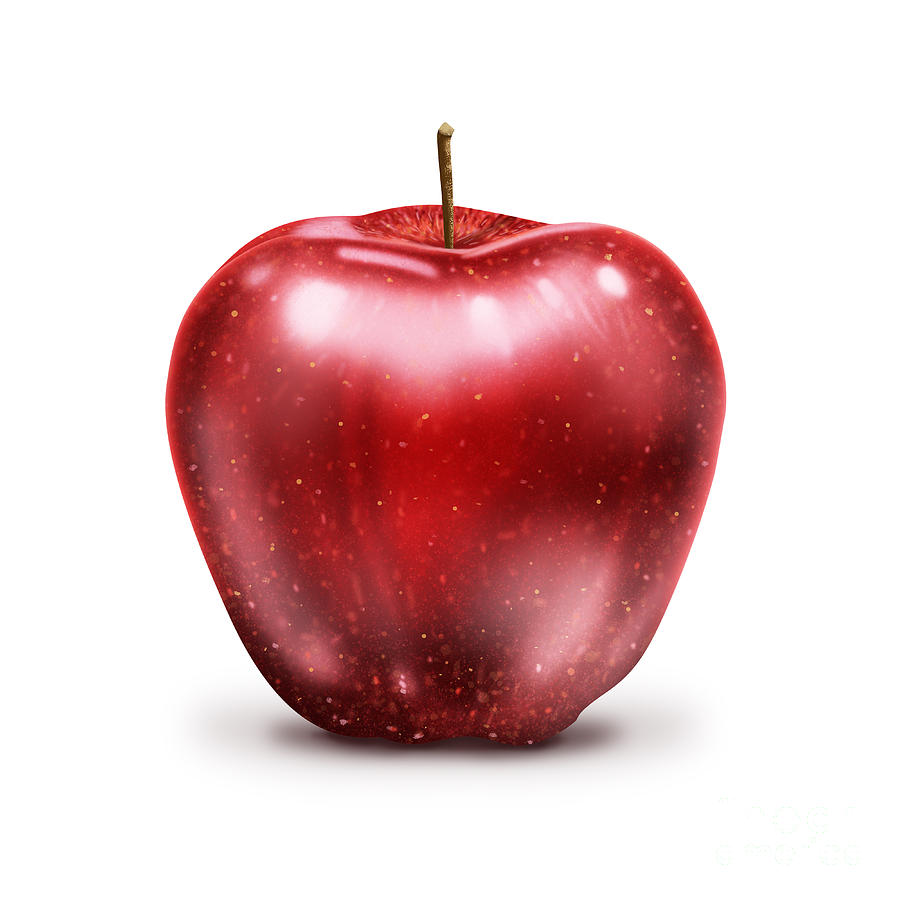
#> input picture ar1.jpg, 900 x 900 px; its folder holds only this picture in this run
$ python -i _ImageTools.py   (imports and definitions only)
#> lines starting #> are read from the running program, lines starting #| are printed output that depends on the picture
import pywt
import numpy as np
import cv2
import glob
import os
import random
from sklearn.metrics.cluster import entropy

def read_image(string, x):
    fruit_images = []
    labels = []
    for fruit_dir_path in glob.glob(string):
        images = []
        fruit_label = fruit_dir_path.split("\\")[-1]
        #print(fruit_label)
        for image_path in glob.glob(os.path.join(fruit_dir_path, "*.jpg")):
            image = cv2.imread(image_path, cv2.IMREAD_COLOR)

            image = cv2.resize(image, (70, 70))
            image = cv2.cvtColor(image, cv2.COLOR_RGB2BGR)

            images.append(image)
        images = np.array(images)
        for i in random.sample(range(0,images.shape[0]),x):
            image = images[i]
            fruit_images.append(image)
            labels.append(fruit_label)
    fruit_images = np.array(fruit_images)
    labels = np.array(labels)

    label_to_id_dict = {v:i for i,v in enumerate(np.unique(labels))}
    id_to_label_dict = {v: k for k, v in label_to_id_dict.items()}

    label_ids = np.array([label_to_id_dict[x] for x in labels])

    return(fruit_images, label_ids, id_to_label_dict)

def ExtractFeature(fruit_images):
    list_of_vectors = []
    for img in fruit_images:
        gray_img = cv2.cvtColor(img, cv2.COLOR_BGR2GRAY)
        row,col = gray_img.shape
        canvas = np.zeros((row, col, 1), np.uint8)
        for i in range(row):
            for j in range(col):
                if gray_img[i][j] < 220:
                    canvas.itemset((i, j, 0), 255)
                else:
                    canvas.itemset((i, j, 0), 0)

        kernel = np.ones((3,3),np.uint8)
        canvas = cv2.morphologyEx(canvas, cv2.MORPH_CLOSE, kernel)

        for i in range(row):
            for j in range(col):
                b,g,r = img[i][j]
                if canvas[i][j] == 255:
                    img.itemset((i, j, 0), b)
                    img.itemset((i, j, 1), g)
                    img.itemset((i, j, 2), r)
                else:
                    img.itemset((i, j, 0), 0)
                    img.itemset((i, j, 1), 0)
                    img.itemset((i, j, 2), 0)

        hsv_img = cv2.cvtColor(img, cv2.COLOR_BGR2HSV)
        rgb_means, rgb_std = cv2.meanStdDev(img)
        hsv_means, hsv_std = cv2.meanStdDev(hsv_img)

        gray_img = cv2.cvtColor(img, cv2.COLOR_BGR2GRAY)
        coeff = pywt.dwt2(gray_img, "haar")  # ---- Dekomposisi lv 1
        LL, (LH, HL, HH) = coeff
        Energy = (LH**2 + HL**2 + HH**2).sum()/img.size
        Entropy = entropy(gray_img)

        b, g, r = img[row/2-1,col/2-1]
        # center_code = tools.CentreClass(b,g,r)
        list_of_vectors.append([rgb_means[2], rgb_means[1], rgb_means[0],
                                rgb_std[2], rgb_std[1], rgb_std[0],
                                hsv_means[2], hsv_means[1], hsv_means[0],
                                hsv_std[2], hsv_std[1], hsv_std[0],
                                Energy, Entropy])

    list_of_vectors = np.array(list_of_vectors)
    return (list_of_vectors)

>>> import cv2
>>> picture = cv2.imread('ar1.jpg', cv2.IMREAD_GRAYSCALE)
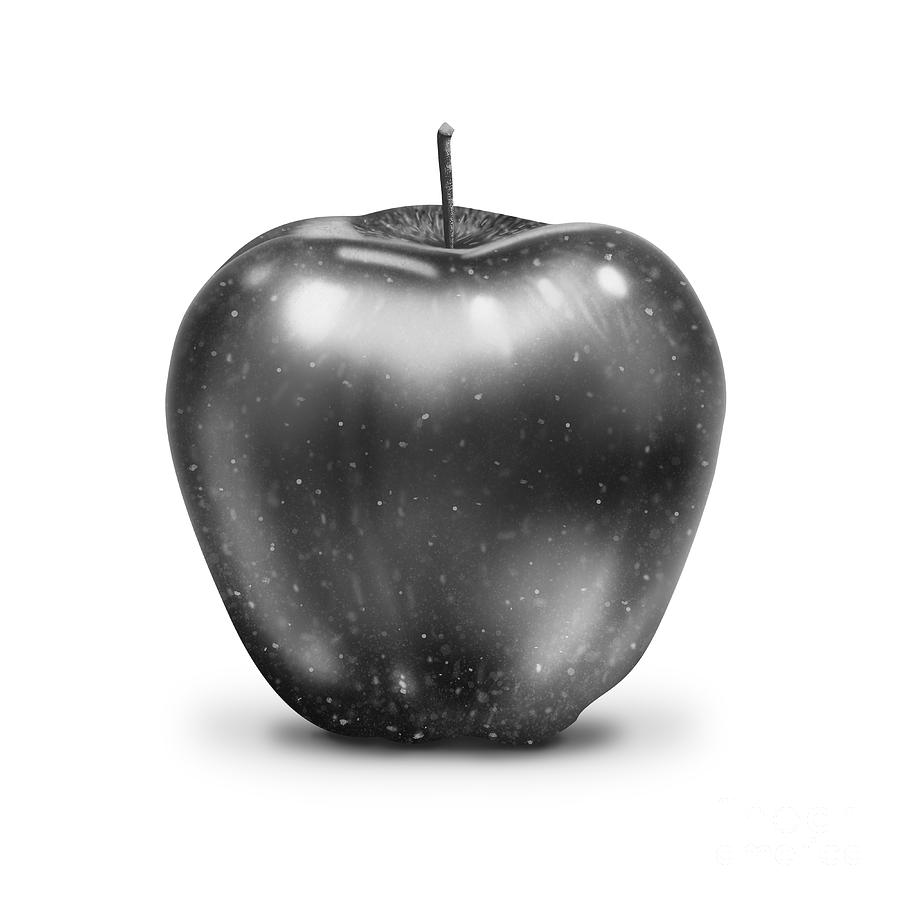
#> picture: shape (900, 900); min 0, max 255, mean 205
#> the loop in ExtractFeature, `for img in fruit_images:` made 1 pass
#> after the loop in ExtractFeature, `for img in fruit_images:`: list_of_vectors = []
#> (the run stopped early here; a loop or call above may not have finished)

$ run again, on avc1.jpg
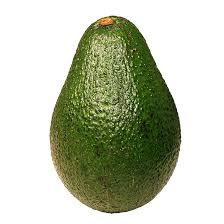
#> input picture avc1.jpg, 224 x 224 px
#> `picture = cv2.imread('ar1.jpg', cv2.IMREAD_GRAYSCALE)`:
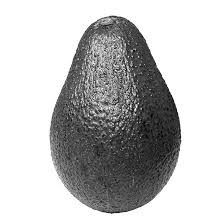
#> picture: shape (224, 224); min 0, max 255, mean 191.5
#> the loop in ExtractFeature, `for img in fruit_images:` made 1 pass
#> after the loop in ExtractFeature, `for img in fruit_images:`: list_of_vectors = []

$ run again, on avc2.jpg
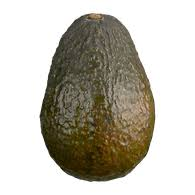
#> input picture avc2.jpg, 195 x 195 px
#> `picture = cv2.imread('ar1.jpg', cv2.IMREAD_GRAYSCALE)`:
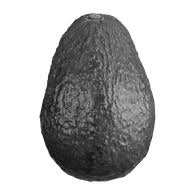
#> picture: shape (195, 195); min 3, max 255, mean 187.7
#> the loop in ExtractFeature, `for img in fruit_images:` made 1 pass
#> after the loop in ExtractFeature, `for img in fruit_images:`: list_of_vectors = []

$ run again, on gold1.jpg
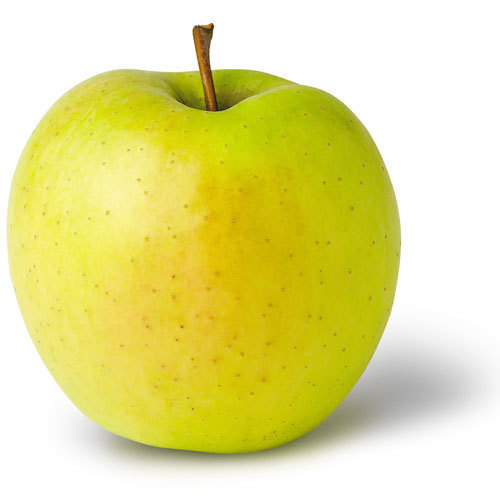
#> input picture gold1.jpg, 500 x 500 px
#> `picture = cv2.imread('ar1.jpg', cv2.IMREAD_GRAYSCALE)`:
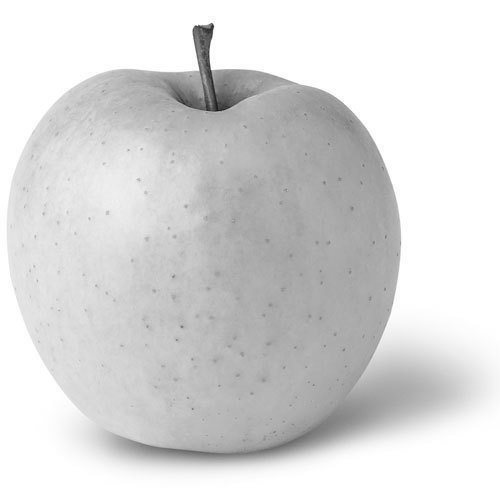
#> picture: shape (500, 500); min 22, max 255, mean 217
#> the loop in ExtractFeature, `for img in fruit_images:` made 1 pass
#> after the loop in ExtractFeature, `for img in fruit_images:`: list_of_vectors = []
